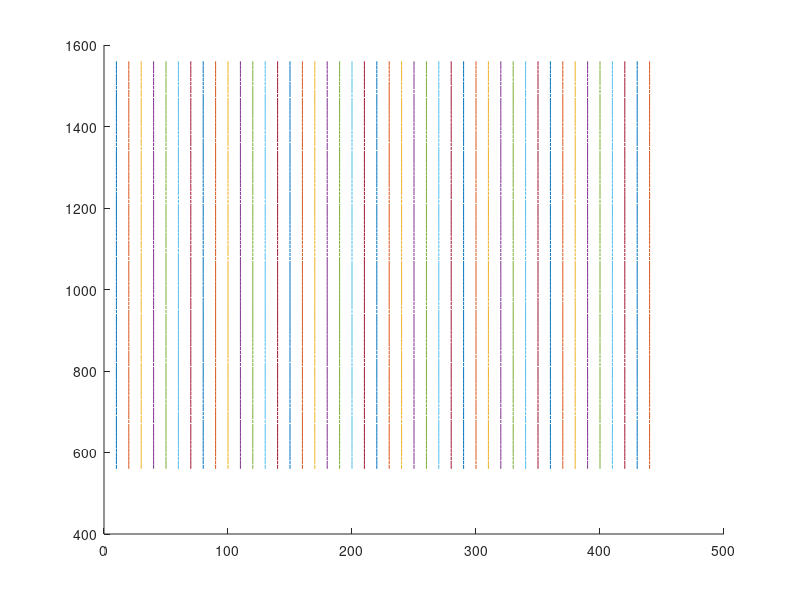

Write the MATLAB code that produced this figure.
close all;
clear all;

% Abtastrate
fa=22050;
figure;

for tastwerte = 10:10:440

k = (0: tastwerte - 1);

data = zeros(tastwerte, 1, 'float');


frq = 560:10:1560;
y = zeros(length(frq), 1);
z = zeros(length(frq), 1) + tastwerte;

for f1 = 1:length(frq)
	Omega=2 * pi * frq(f1) / fa;  % Auf Abtastrate normierte Frequenz
	
	normalized_frequency = 1060; % Frequenz Filter
	s_prev = 0;
	s_prev2 = 0;
	coeff = 2*cos(2*pi*normalized_frequency/fa);
	powNoise = 0;
	powData = 0;
	
	for n = 1:tastwerte
		noise = rand(1)  * 1;
		 powNoise = powNoise + noise * noise;
		 data = sin(Omega * (n -1));
		 powData = powData + data * data;
		 s = data + noise + coeff*s_prev - s_prev2;
 		s_prev2 = s_prev;
		s_prev = s;
	endfor
	y(f1) = s_prev2*s_prev2 + s_prev*s_prev - coeff*s_prev*s_prev2;
%	y(f1)
%	powData
%	powNoise
endfor

hold on;
plot3(z, frq, y);
hold off;
endfor